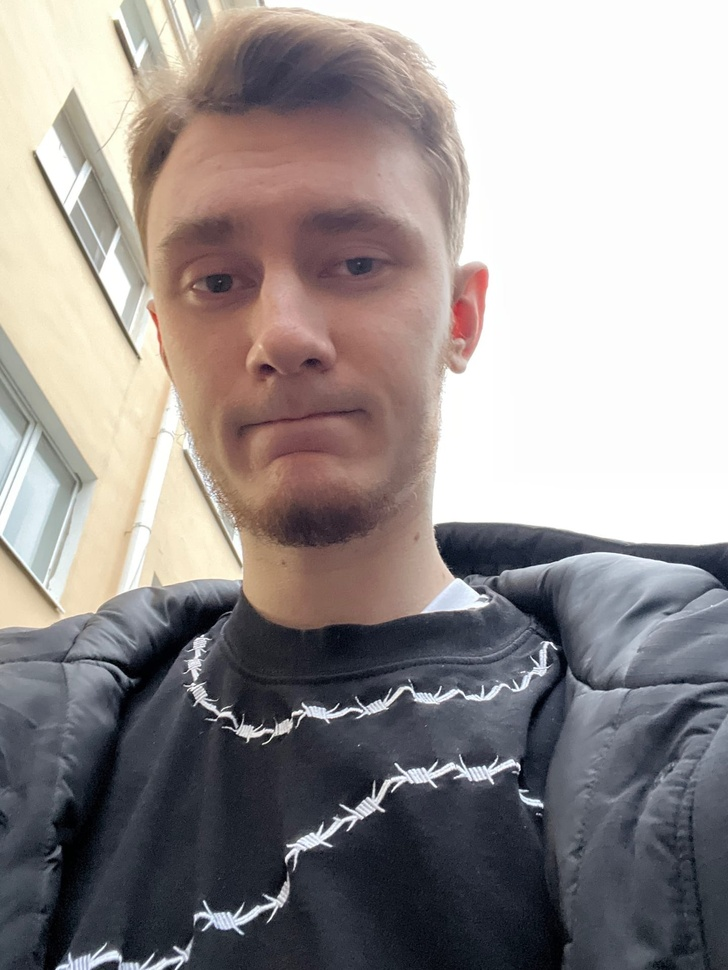
#> input picture Diploma/code/learn_img/daniil.jpg, 728 x 970 px, shrunk from 1440 x 1919 before the run, found by its file name
$ python traine.py
#> lines starting #> are read from the running program, lines starting #| are printed output that depends on the picture
import cv2

path_to_img = '/home/deadsxnpai/Downloads/University/Diploma/code/learn_img/daniil.jpg'

img = cv2.imread(path_to_img)
#> img is the input picture: shape (970, 728, 3); mean B, G, R 143.7, 144.5, 151.1

face_recog = cv2.CascadeClassifier('/home/deadsxnpai/Downloads/University/Diploma/code/code/haarcascade_frontalface_alt.xml')

gray = cv2.cvtColor(img, cv2.COLOR_BGR2GRAY)
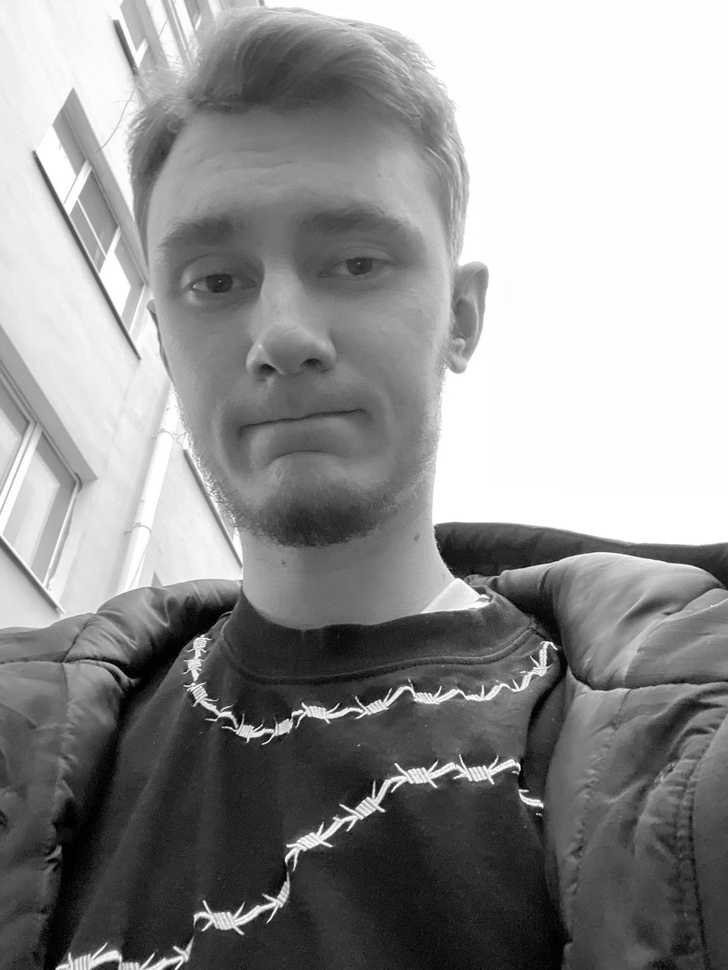
#> gray: shape (970, 728); min 0, max 255, mean 146.4
face_result = face_recog.detectMultiScale(gray, scaleFactor=1.1, minNeighbors=4)
#> face_result = [[100, 117, 384, 384]]
if len(face_result) != 0:
	for index, (x,y,w,h) in enumerate(face_result):
		img = img[x:y+h]

		cv2.imwrite(f'Diploma/code/images/{index}.jpg', img)
#> this loop made 1 pass
#> pass 1, `img = img[x:y+h]`:
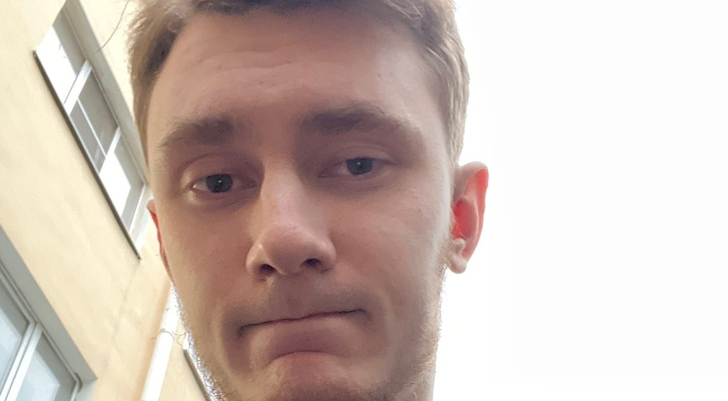
#> img: shape (401, 728, 3); mean B, G, R 182, 189.8, 205.7
cv2.imshow("Result", img)

$ run again, with Diploma/code/learn_img/d2.jpg copied over Diploma/code/learn_img/daniil.jpg
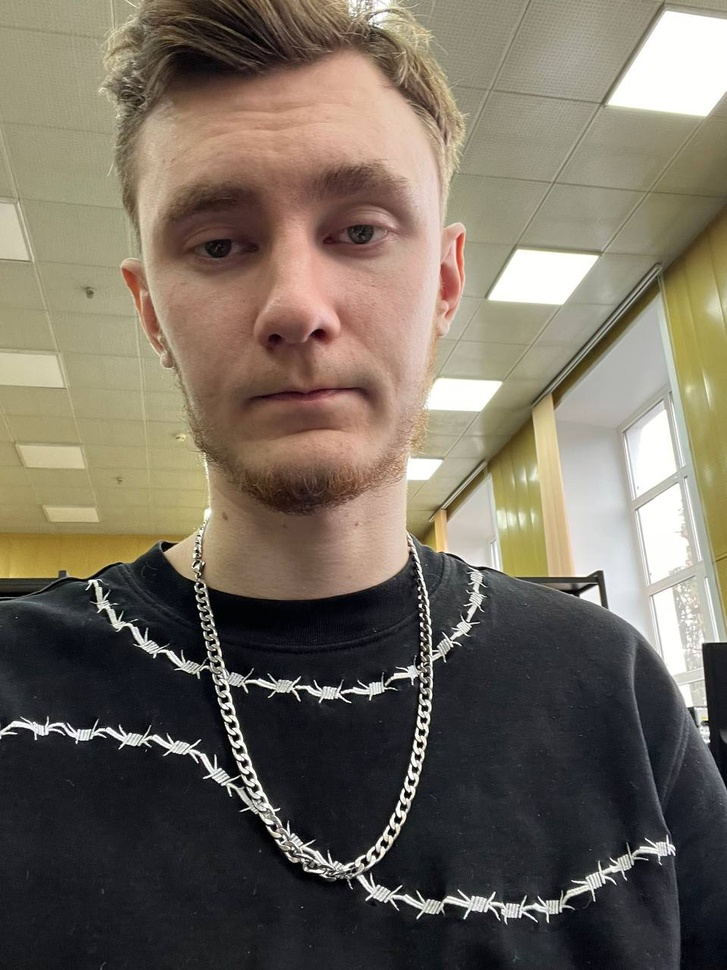
#> input picture Diploma/code/learn_img/d2.jpg, 727 x 970 px, shrunk from 959 x 1280 before the run, found by its file name
#> img is the input picture: shape (970, 727, 3); mean B, G, R 94.9, 107.6, 116.3
#> `gray = cv2.cvtColor(img, cv2.COLOR_BGR2GRAY)`:
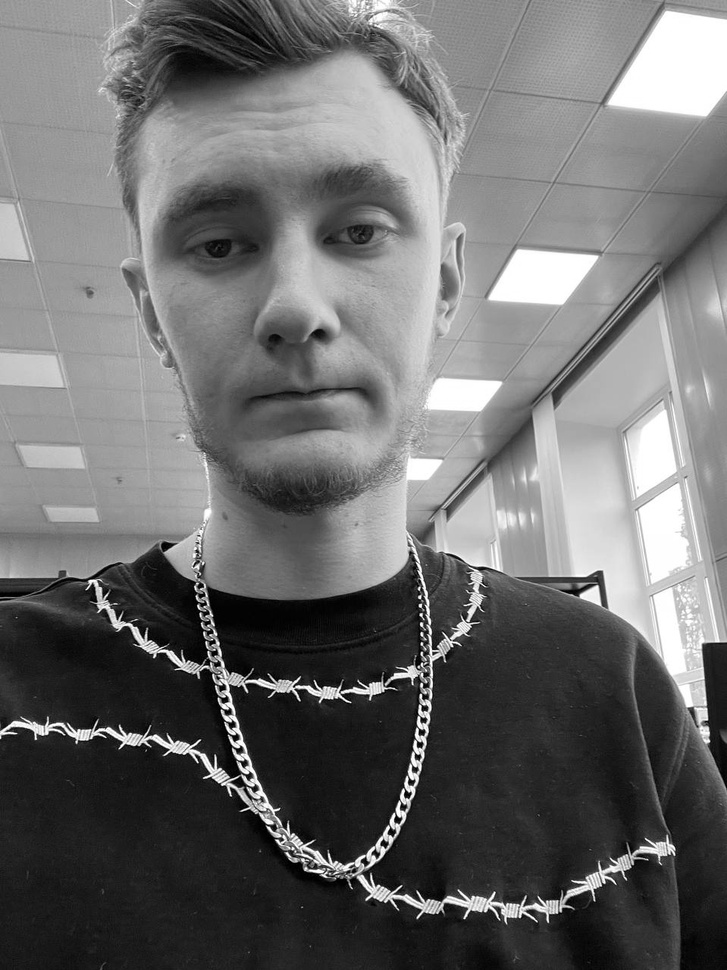
#> gray: shape (970, 727); min 0, max 255, mean 108.7
#> face_result = [[87, 72, 413, 413]]
#> the loop `for index, (x,y,w,h) in enumerate(face_result):` made 1 pass
#> pass 1, `img = img[x:y+h]`:
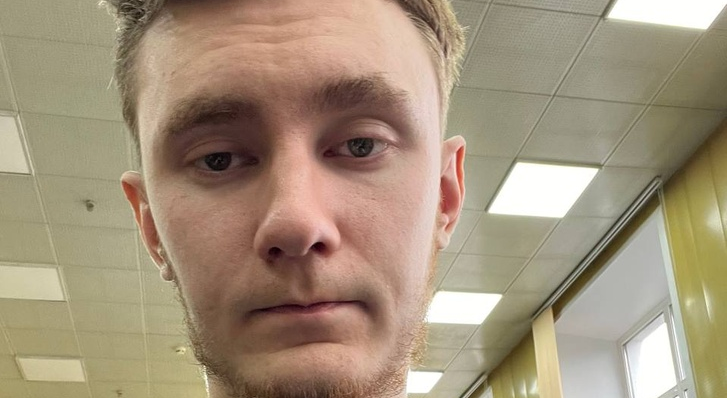
#> img: shape (398, 727, 3); mean B, G, R 123.2, 146.7, 163.7
